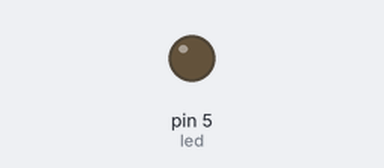
Bench run of a sketch on a simulated Arduino Uno, built with avr-gcc and run on an emulated ATmega328P. On the bench: output pins drawn as LEDs (lit = HIGH).

Above: at 0.15 s.
Timing chart, 0 to 1.6 s (numbered marks = the images above):
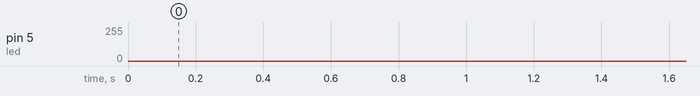

The sketch:

gradually_turn_on_and_off.ino
```cpp
/* This is using recursion */

// must be a PWM on the Arduino Board
#define led 5

int voltage = 0;

void setup() {
  pinMode(led, OUTPUT);
}

void turnOn() {
  if (voltage != 255)
  {
     analogWrite(led, voltage);
     delay(5); // in ms
     voltage++;
     turnOn();
  }
}

void turnOff() {
  if (voltage != 0)
  {
     analogWrite(led, voltage);
     delay(5); // in ms
     voltage--;
     turnOff();
  }
}

void loop() {
  turnOn();
  turnOff();
}
```
